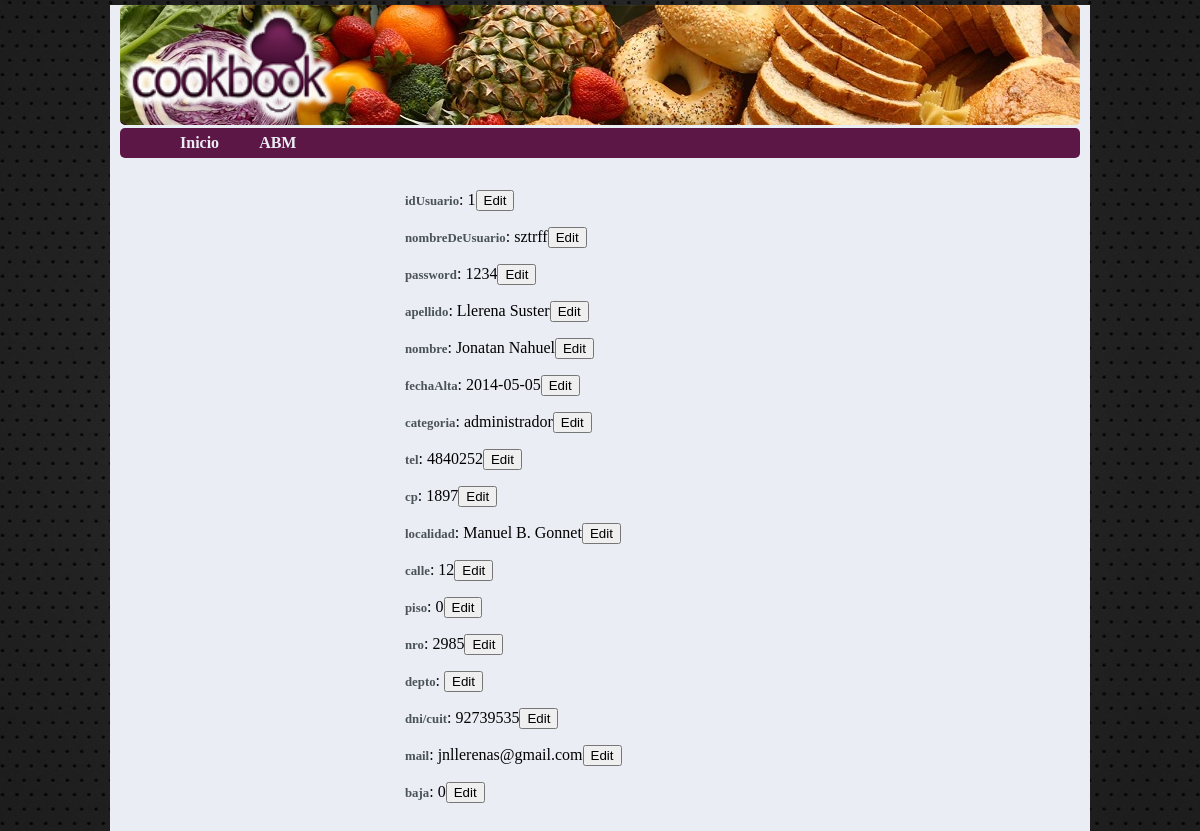
The app's page /CookBook/index.php with its own data.
### tables this page shows
CREATE TABLE IF NOT EXISTS `usuario` (
  `idUsuario` int(11) NOT NULL AUTO_INCREMENT,
  `nombreDeUsuario` varchar(20) NOT NULL,
  `password` varchar(30) NOT NULL,
  `apellido` varchar(20) NOT NULL,
  `nombre` varchar(20) NOT NULL,
  `fechaAlta` date NOT NULL,
  `categoria` varchar(20) NOT NULL,
  `tel` int(11) NOT NULL,
  `cp` int(11) NOT NULL,
  `localidad` varchar(20) NOT NULL,
  `calle` varchar(30) NOT NULL,
  `piso` int(11) NOT NULL,
  `nro` int(11) NOT NULL,
  `depto` varchar(10) NOT NULL,
  `dni/cuit` int(11) NOT NULL,
  `mail` varchar(30) DEFAULT NULL,
  `baja` tinyint(4) NOT NULL DEFAULT '0',
  PRIMARY KEY (`idUsuario`),
  UNIQUE KEY `nombreDeUsuario` (`nombreDeUsuario`,`dni/cuit`)
);

### CookBook/index.php (the view, shortened to what this page needs)
<html>
<head>
	<link href="css/style.css" type="text/css" rel="stylesheet">
</head>
<body>
	<div id="page">
		<div id="header">
			<div id="page-header">
				<div class=logo><a href="index.php"><img src="img/Imagen1.png" height=100% alt="logo" border="0px"></a></div>
			</div>
			<div id="header-menu">
				<ul id="navegacion">
					<li id="actual">
						<a href="index.php">Inicio</a>
					</li>
					<li>
						<a href="abm.php">ABM</a>
					</li>
				</ul>
			</div>
		</div>
		<div id="content">
			<div id="left-bar">
			</div>
			<div id="main-content">
				<?php
				$id=1;
	function getCliente($id){
		$sql="SELECT * FROM `usuario` WHERE `idUsuario` = $id";
		$query=mysql_query($sql);
		while($row = mysql_fetch_assoc($query)){
			foreach ($row as $atributo => $valor) {
				inputDinamico("usuario", $atributo, $valor, $id);
			}
		}
	}
	function inputDinamico($tabla, $nombre, $valor, $id, $type="text"){
		echo '<form name="'.$nombre.'" method="POST">';
		echo "<label for=$nombre>$nombre</label>: ";
		if(isset($_POST[$nombre])){
			echo $_POST[$nombre];
		}else{
	    	echo $valor;
		}
		if(isset($_POST['update']) && $_POST['update']==$nombre){
	       			echo "<input value='Save' type='submit' />";
   			echo "<input value='Cancel' type='button' onclick='location.reload();' />";
		}else{
    		echo "<input value='Edit' type='submit' /></br>";
    	}
    	echo "</form>";
	}
	getCliente($id);
?>
			</div>
			<br/>
		</div>
	</div>
</body>
</html>

### CookBook/css/style.css (style rules this page uses)
body { font-family:"verdana"; background:url('../img/fondo.jpg') repeat; margin:0; padding:0; border-style:none; border-width:0px; }
img { border-style:none; border-width:0px; }
a { border-style:none; border-width:0px; }
label { font-size:0.8em; width:110px; color: #495358; font-weight:bold; text-align:right; }
#page { width:960px; height:auto; margin:0 auto; background-color: #EBEDF4; padding:0 10px; border-style:none; border-width:0px; }
#header { margin:5px auto; width:100%; height:150px; }
#page-header { margin-bottom:2.5px; width:100%; height:80%; background:url('../img/header.jpg'); border-radius:5px; }
.logo { text-align:left; float:left; padding-right:0px; border-style:none; border-width:0px; }
#page-header a:link { color:#EBEDF4; text-decoration:none; }
#header-menu { width:100%; height:20%; background-color:#5D1746; padding:auto; border-radius:5px; }
ul { list-style-type:none; margin:auto; border-style:none; border-width:0px; }
#navegacion li { float:left;padding-top:6px; height:100%; font-weight:bold; }
#navegacion li a { height:18px; }
#navegacion li a:link { color:#EBEDF4;background-color:#5D1746;text-decoration:none;padding:6px 20px; }
#content { background-color:transparent; margin:5px; width:100%; height:100%; padding-top: 15px; }
#left-bar { width:250px; height:100%; float:left; margin-left:15px; }
#main-content { width:650px; height:auto; margin:0; float:left; padding:15px; background-color:transparent; border-radius:5px; }

### records on screen
usuario: nombre "idUsuario", idUsuario "1", nombre "nombreDeUsuario", nombreDeUsuario "sztrff", nombre "password", password "1234", nombre "apellido", apellido "Llerena Suster", nombre "nombre", nombre "Jonatan Nahuel", nombre "fechaAlta", fechaAlta "2014-05-05", nombre "categoria", categoria "administrador", nombre "tel", tel "4840252", nombre "cp", cp "1897", nombre "localidad", localidad "Manuel B. Gonnet", nombre "calle", calle "12", nombre "piso", piso "0", nombre "nro", nro "2985", nombre "depto", nombre "dni/cuit", value "92739535", nombre "mail", mail "jnllerenas@gmail.com", nombre "baja", baja "0"
